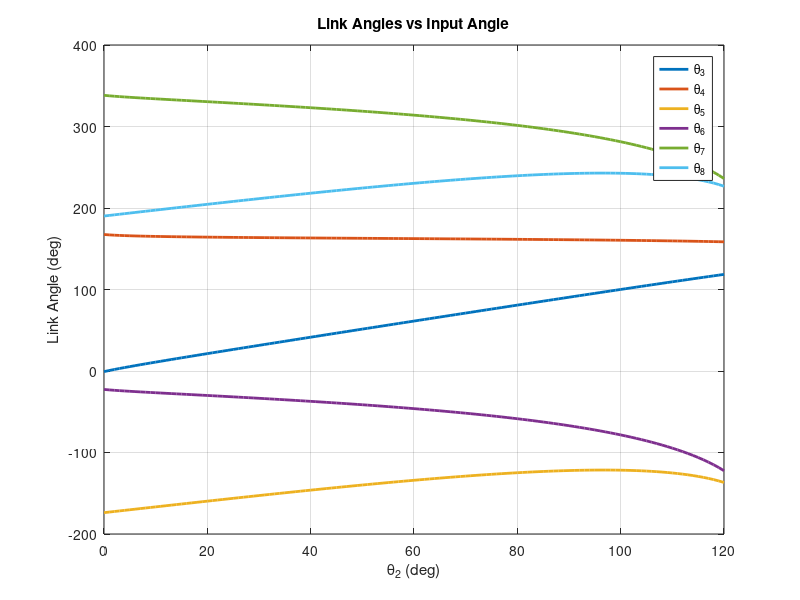
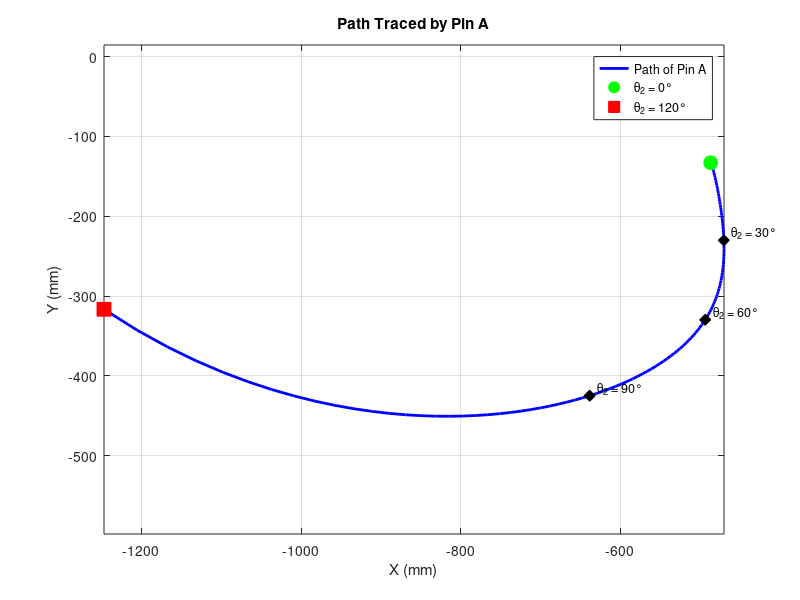

Write the MATLAB code that produced these figures, in order.
% ENME 473 Project Deliverable 1 - Questions 3a & 3c
clc; clear;

%% Known Values
R1 = sqrt(237.2^2 + 70.6^2);
R2 = 272.4;
R23 = 236.9;
R14 = 279.0;
R3 = 489.9;
R4 = 539.8;
R36 = 342.1;
R46 = 179.3;
R5 = 595.5;
R6 = 378.9;
R7 = 198.2;
R8 = 254.4;
RA = 336.9;         % distance from joint 7/8 to Pin A along link 8
theta1 = deg2rad(180 - atand(70.6/237.2));
alpha = deg2rad(3.2);
beta = deg2rad(3.5);

% create the range of input angles
in = 0:120;
theta2_vals = deg2rad(in);

%% Posture Analysis (Newton-Raphson)

% store initial guesses
x = deg2rad([140 60 150 150 210 150])';

% create storage for angle values (radians)
theta23_vals = zeros(1, length(theta2_vals));
theta14_vals = zeros(1, length(theta2_vals));
theta46_vals = zeros(1, length(theta2_vals));
theta36_vals = zeros(1, length(theta2_vals));
theta8_vals  = zeros(1, length(theta2_vals));
theta7_vals  = zeros(1, length(theta2_vals));

% storage for Pin A coordinates
Ax = zeros(1, length(theta2_vals));
Ay = zeros(1, length(theta2_vals));

% loop through input values
for k = 1:length(theta2_vals)
    theta2 = theta2_vals(k);
    theta23 = x(1); theta14 = x(2); theta46 = x(3);
    theta36 = x(4); theta8  = x(5); theta7  = x(6);

    while true
        % store the force matrix
        f = [R2*cos(theta2) + R23*cos(theta23) - R14*cos(theta14) - R1*cos(theta1);
            R2*sin(theta2) + R23*sin(theta23) - R14*sin(theta14) - R1*sin(theta1);
            R2*cos(theta2) + R4*cos(theta23) + R46*cos(theta46) - R36*cos(theta36) - R3*cos(theta14+alpha) - R1*cos(theta1);
            R2*sin(theta2) + R4*sin(theta23) + R46*sin(theta46) - R36*sin(theta36) - R3*sin(theta14+alpha) - R1*sin(theta1);
            R2*cos(theta2) + R4*cos(theta23) + R6*cos(theta46) - R8*cos(theta8) + R7*cos(theta7) - R5*cos(theta36+beta) - R3*cos(theta14+alpha) - R1*cos(theta1);
            R2*sin(theta2) + R4*sin(theta23) + R6*sin(theta46) - R8*sin(theta8) + R7*sin(theta7) - R5*sin(theta36+beta) - R3*sin(theta14+alpha) - R1*sin(theta1)];

        % store the jacobian
        J = [-R23*sin(theta23),  R14*sin(theta14),              0,                    0,             0,            0;
            R23*cos(theta23), -R14*cos(theta14),              0,                    0,             0,            0;
            -R4*sin(theta23),   R3*sin(theta14+alpha), -R46*sin(theta46),  R36*sin(theta36),       0,            0;
            R4*cos(theta23),  -R3*cos(theta14+alpha),  R46*cos(theta46), -R36*cos(theta36),       0,            0;
            -R4*sin(theta23),   R3*sin(theta14+alpha), -R6*sin(theta46),   R5*sin(theta36+beta),  R8*sin(theta8), -R7*sin(theta7);
            R4*cos(theta23),  -R3*cos(theta14+alpha),  R6*cos(theta46),  -R5*cos(theta36+beta), -R8*cos(theta8),  R7*cos(theta7)];

        dx = J\f;
        x_new = x - dx;
        x_new = atan2(sin(x_new), cos(x_new));

        if norm(f,inf) < 1e-6 && norm(x_new - x,inf) < 1e-6
            x = x_new;
            break;
        end
        x = x_new;
        theta23 = x(1); theta14 = x(2); theta46 = x(3);
        theta36 = x(4); theta8  = x(5); theta7  = x(6);
    end

    % store posture results
    theta23_vals(k) = x(1);
    theta14_vals(k) = x(2);
    theta46_vals(k) = x(3);
    theta36_vals(k) = x(4);
    theta8_vals(k)  = x(5);
    theta7_vals(k)  = x(6);

    % compute Pin A position: Origin -> R2 -> R4 -> R6 -> (R8+RA) extension
    % theta4 = theta23, theta6 = theta46
    Ax(k) = R2*cos(theta2) + R4*cos(x(1)) + R6*cos(x(3)) - (R8 + RA)*cos(x(5));
    Ay(k) = R2*sin(theta2) + R4*sin(x(1)) + R6*sin(x(3)) - (R8 + RA)*sin(x(5));
end

%% Post-process Angles

% convert to degrees with unwrapping
theta23_vals = rad2deg(unwrap(theta23_vals));
theta14_vals = rad2deg(unwrap(theta14_vals));
theta46_vals = rad2deg(unwrap(theta46_vals));
theta36_vals = rad2deg(unwrap(theta36_vals));
theta8_vals  = rad2deg(unwrap(theta8_vals));
theta7_vals  = rad2deg(unwrap(theta7_vals));

% calculate actual link angles using constraint equations
theta3_vals = theta14_vals + rad2deg(alpha);
theta4_vals = theta23_vals;
theta5_vals = theta36_vals + rad2deg(beta);
theta6_vals = theta46_vals;
theta7_vals = theta7_vals +180;
theta8_vals = theta8_vals +180;

%% Plot 1: Link Angles vs Input Angle (Q3a)
figure
plot(in, theta3_vals, 'LineWidth', 2)
hold on
plot(in, theta4_vals, 'LineWidth', 2)
plot(in, theta5_vals, 'LineWidth', 2)
plot(in, theta6_vals, 'LineWidth', 2)
plot(in, theta7_vals, 'LineWidth', 2)
plot(in, theta8_vals, 'LineWidth', 2)
xlabel('\theta_2 (deg)')
ylabel('Link Angle (deg)')
title('Link Angles vs Input Angle')
legend('\theta_3','\theta_4','\theta_5','\theta_6','\theta_7','\theta_8','Location','best')
grid on
box on
%exportgraphics(gcf, 'ENME_473_Project_3a.png', 'Resolution', 600);

%% Plot 2: Path Traced by Pin A (Q3c)
figure
plot(Ax, Ay, 'b-', 'LineWidth', 2)
hold on
% mark start and end points
plot(Ax(1),   Ay(1),   'go', 'MarkerSize', 10, 'MarkerFaceColor', 'g', 'DisplayName', '\theta_2 = 0°')
plot(Ax(end), Ay(end), 'rs', 'MarkerSize', 10, 'MarkerFaceColor', 'r', 'DisplayName', '\theta_2 = 120°')
% mark every 30 degrees
for idx = [31 61 91]  % theta2 = 30, 60, 90
    plot(Ax(idx), Ay(idx), 'kd', 'MarkerSize', 8, 'MarkerFaceColor', 'k', 'HandleVisibility', 'off')
    text(Ax(idx)+10, Ay(idx)+10, sprintf('\\theta_2 = %d°', in(idx)), 'FontSize', 9)
end
xlabel('X (mm)')
ylabel('Y (mm)')
title('Path Traced by Pin A')
legend('Path of Pin A', '\theta_2 = 0°', '\theta_2 = 120°', 'Location', 'best')
grid on
box on
axis equal
%exportgraphics(gcf, 'ENME_473_Project_3c.png', 'Resolution', 600);

%% Print tabular results (Q3a) - Link Angles
fprintf('\n=== Link Angles (degrees) ===\n');
fprintf('%10s %10s %10s %10s %10s %10s %10s\n', ...
    'Theta 2', 'Theta 3', 'Theta 4', 'Theta 5', 'Theta 6', 'Theta 7', 'Theta 8');
for k = 1:length(in)
    fprintf('%10d %10.2f %10.2f %10.2f %10.2f %10.2f %10.2f\n', ...
        in(k), theta3_vals(k), theta4_vals(k), theta5_vals(k), ...
        theta6_vals(k), theta7_vals(k), theta8_vals(k));
end

%% Print tabular results (Q3c)
fprintf('\n=== Pin A Position (mm) ===\n');
fprintf('%10s %12s %12s\n', 'Theta 2', 'X_A', 'Y_A');
for k = 1:length(in)
    fprintf('%10d %12.2f %12.2f\n', in(k), Ax(k), Ay(k));
end
